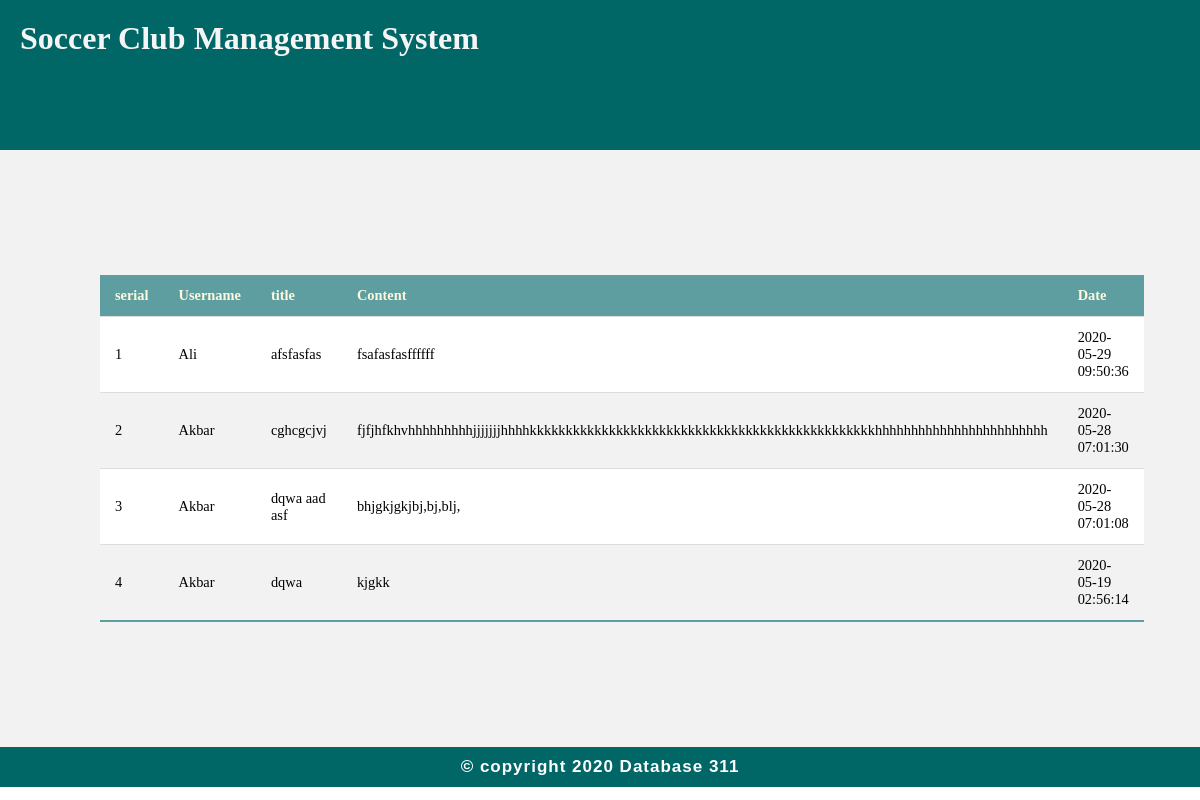
Page /news.php on the committed database.
### tables this page shows
CREATE TABLE `news` (
  `id` int(11) NOT NULL,
  `title` varchar(255) NOT NULL,
  `content` text NOT NULL,
  `date` timestamp NOT NULL DEFAULT current_timestamp() ON UPDATE current_timestamp(),
  `user_name` varchar(255) NOT NULL
);

### news.php (the view)
<?php
    require_once("stats.php");
?>
<div class="container">
<center>
    <table class="pd_table">
    <tr>
        <th>serial</th>
        <th>Username</th>
        <th>title</th>
        <th>Content</th>
        <th>Date</th>
    </tr>
<?php
    $sql="SELECT user_name,title,content,date FROM news ORDER BY date DESC";
    $run=mysqli_query($link,$sql);
    $serial=1;
    if($run){
        while($data=mysqli_fetch_array($run)){
?>
    <tr>
        <td><?php echo $serial;  ?></td>
        <td><?php echo $data["user_name"];?></td>
        <td><?php echo $data["title"];?></td>
        <td><?php echo $data["content"];?></td>
        <td><?php echo $data["date"];?></td>
    </tr>
 <?php
      $serial++; } }
 ?>
    </table>
</center>
</div>
<?php require_once("footer.php");  ?>

### test.css (style rules this page uses)
* { margin: 0; padding: 0; box-sizing: border-box; }
.pd_table { border-collapse: collapse; margin: 25px 0; font-size: 0.9em; min-width: 400px; top: 0; }
.pd_table th { background-color: cadetblue; color: cornsilk; text-align: left; font-weight: bold; }
.pd_table th, .pd_table td { padding: 12px 15px; }
.pd_table tr { border-bottom: 1px solid #dddddd; }
.pd_table tbody tr:nth-of-type(even) { background-color: #ffffff; }
.pd_table tbody tr:last-of-type { border-bottom: 2px solid cadetblue ; }
.container { width: 100%; margin: auto; background: #f2f2f2; overflow: auto; padding: 100px; min-height: 74vh; }

### rows in the picture
news: user_name "Ali", title "afsfasfas", content "fsafasfasffffff", date "2020-05-29 09:50:36"
news: user_name "Akbar", title "cghcgcjvj", content "fjfjhfkhvhhhhhhhhhjjjjjjjhhhhkkkkkkkkkkkkkkkkkkkkkkkkkkkkkkkkkkkkkkkkkkkkkkkkhhhhhhhhhhhhhhhhhhhhhhhh", date "2020-05-28 07:01:30"
news: user_name "Akbar", title "dqwa aad asf", content "bhjgkjgkjbj,bj,blj,", date "2020-05-28 07:01:08"
news: user_name "Akbar", title "dqwa", content "kjgkk", date "2020-05-19 02:56:14"
